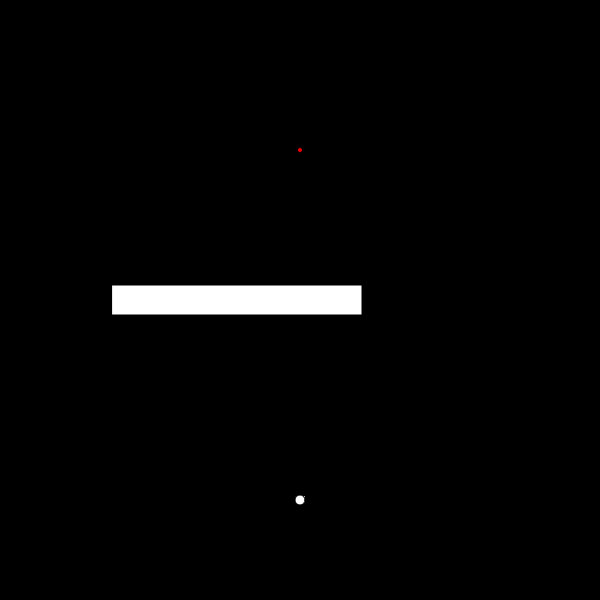
Frame 1 (no input)
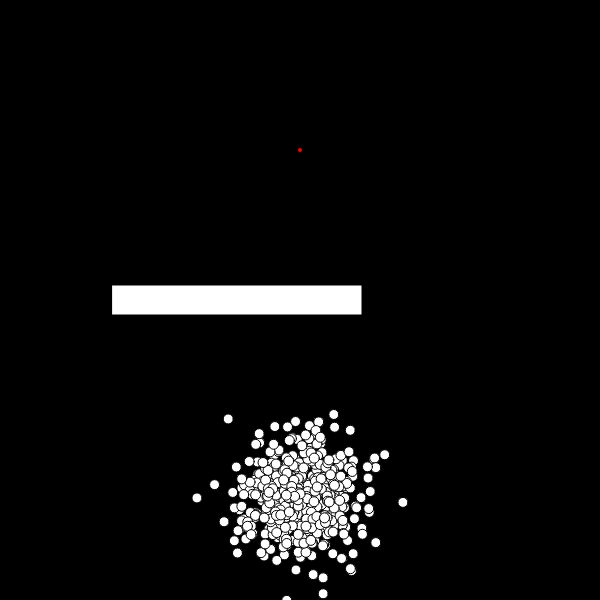
Frame 60 (no input)
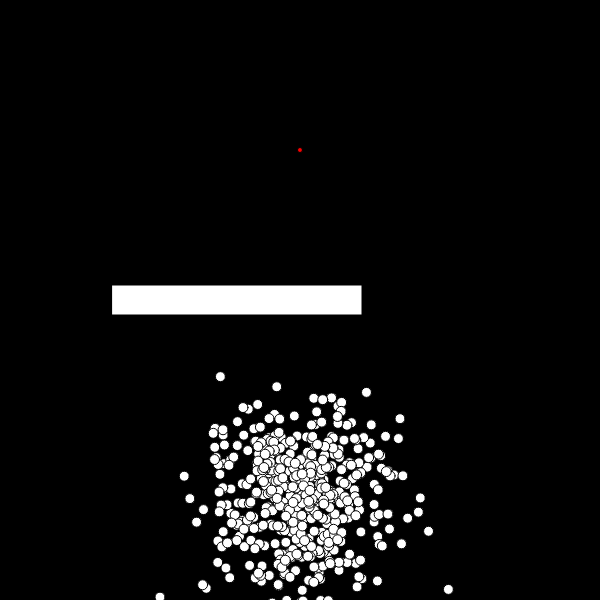
Frame 120 (the mouse pressed at the canvas centre since frame 60)

The p5.js sketch that drew these frames (run headless with seeded random() and noise() and a simulated clock; from frame 60 on, the mouse is pressed at the canvas centre):

// p5.js sketch
// ── sketch.js
let bugs = [];
let size = 500; //the size of the population for each generation
let currentPopulation = size; //amount of bugs alive at any given time
let speed = 10; //the speed at which the bugs can move
let counter = 0; //an integer to keep count of the steps

//start x and y initialise the start point of all the bugs
//end x and y initialise the goal of the bugs
let startX = 300;
let startY = 500;
let endX = 300;
let endY = 150;

//dnaLength is the lifespan of all the bugs, this determines the amount of "steps" they can take before they dissappear
let dnaLength = 1000;

//this is the variable which indicates which generation of bugs we are in
let generation = 1;
let newGen = false;

//the closest a bug has gotten to the goal in each generation and it's index in the bugs[] array
let shortestDistance = 10000;
let fittest = 1;
let fittestBug = [];

//the percent chance that the dna can get changed
let mutationChance = 0.2;
let mutationRate = 0.2;



function setup() {

    createCanvas(600, 600);
    for (let i = 0; i <= size; i++) {
        bugs[i] = new Bug;
    }
    var hit = false;
    //frameRate(9999999);

}

function draw() {
    background(0);

    fill(0, 255, 0);
    ellipse(startX, startY, 5, 5); //create the starting point

    fill(255, 0, 0);
    ellipse(endX, endY, 5, 5); //create the ending point

    fill(0, 0, 0);


    if (generation > 1) {
        if (newGen) {

            bugs.splice(0, size);

            for (let i = 0; i <= size; i++) {
                bugs[i] = new Bug;
            }
            newGen = false;
            counter = 0;
            currentPopulation = size;
            shortestDistance = 1000000;
        }
    }


    //Drawing all Bugs

    for (var i = 0; i < bugs.length; i++) {
        bugs[i].show();
        if (bugs[i].dead == false) {
            bugs[i].move();
            bugs[i].goalDistance = dist(bugs[i].x, bugs[i].y, endX, endY);
            if (bugs[i].goalDistance < bugs[i].minGoalDistance) {
                bugs[i].minGoalDistance = bugs[i].goalDistance
            }
        }





        if (bugs[i].dead == false) {
            if (bugs[i].x > 600 || bugs[i].x < 0) {
                //bugs.splice(i, 1);
                bugs[i].alive = false;
                bugs[i].dead = true;
                currentPopulation -= 1;
                break;
            }
            else if (bugs[i].y > 600 || bugs[i].y < 0) {
                //bugs.splice(i, 1);
                bugs[i].alive = false;
                bugs[i].dead = true;
                currentPopulation -= 1;
                break;
            }
        }

        //Collision system 
        hit = collideRectCircle(112, 285, 250, 30, bugs[i].x, bugs[i].y, 5);
        if (hit && bugs[i].alive == true) {
            //bugs.splice(i, 1);
            bugs[i].alive = false;
            bugs[i].dead = true;
            currentPopulation -= 1;
            break;
        }
    }



    //Drawing static obsticle
    rect(112, 285, 250, 30);
    //rect(112,285,250,30)
    //console.log(currentPopulation);

    //incrementing the generations if the bugs run out of dna
    counter++
    if (counter == dnaLength) {
        for (var i = 0; i < size; i++) {
            if (bugs[i].alive == true) {
                if (bugs[i].minGoalDistance < shortestDistance) {
                    shortestDistance = bugs[i].minGoalDistance;
                    fittest = i;
                }
            }
        }

        fittestBug = bugs[fittest].dna;

        // console.log(shortestDistance);
        // console.log(fittestBug);
        newGen = true;
        generation++;
    }


}

class Bug {
    constructor() {
        this.x = startX;
        this.y = startY;
        this.counter = 0;
        this.dna = [];
        this.alive = true;
        this.dead = false;
        this.goalDistance = 0.0;
        this.minGoalDistance = 999999;

        if (generation > 1) {
            for(var i = 0; i < dnaLength; i++){
                if (Math.random() <= mutationChance) {
                    this.dna[i] = Math.random()*fittestBug[i]*mutationRate;//(Math.random() * 2) - 1;
                }
                else {
                    this.dna[i] = fittestBug[i];
                }
            }
            
        }
        else {
            //initialising the DNA with random dnaLength    
            for (var i = 0; i < dnaLength; i++) {
                this.dna[i] = (Math.random() * 2) - 1;
            }
        }

        // this.x = Math.floor(Math.random() * 600);
        // this.y = Math.floor(Math.random() * 600);
    }

    show() {
        ellipse(this.x, this.y, 10, 10);
        fill(255, 255, 255);
    }

    move() {
        if (this.dead == false) {
            if (this.counter % 2 == 0 && this.counter <= dnaLength) {
                this.x += this.dna[this.counter] * speed;
            }
            else if (this.counter % 2 == 1 && this.counter <= dnaLength) {
                this.y += this.dna[this.counter] * speed;
            }
            else {
                this.x = this.x;
                this.y = this.y;
            }
            this.counter++;

            if (this.counter == dnaLength) {
                this.dead = true;
            }

        }
        else {
            this.x = this.x;
            this.y = this.y;
        }

        // this.x += ((Math.random() * 2) - 1) * speed;
        // this.y += ((Math.random() * 2) - 1) * speed;
    }
}

function mousePressed() {
    noLoop();
}








// ── collide2D.js
console.log("### p5.collide ###")

p5.prototype._collideDebug = false;

p5.prototype.collideDebug = function(debugMode){
    _collideDebug = debugMode;
}

/*~++~+~+~++~+~++~++~+~+~ 2D ~+~+~++~+~++~+~+~+~+~+~+~+~+~+~+*/

p5.prototype.collideRectRect = function (x, y, w, h, x2, y2, w2, h2) {
  //2d
  //add in a thing to detect rectMode CENTER
  if (x + w >= x2 &&    // r1 right edge past r2 left
      x <= x2 + w2 &&    // r1 left edge past r2 right
      y + h >= y2 &&    // r1 top edge past r2 bottom
      y <= y2 + h2) {    // r1 bottom edge past r2 top
        return true;
  }
  return false;
};

p5.prototype.collideRectCircle = function (rx, ry, rw, rh, cx, cy, diameter) {
  //2d
  // temporary variables to set edges for testing
  var testX = cx;
  var testY = cy;

  // which edge is closest?
  if (cx < rx){         testX = rx       // left edge
  }else if (cx > rx+rw){ testX = rx+rw  }   // right edge

  if (cy < ry){         testY = ry       // top edge
  }else if (cy > ry+rh){ testY = ry+rh }   // bottom edge

  // // get distance from closest edges
  var distance = this.dist(cx,cy,testX,testY)

  // if the distance is less than the radius, collision!
  if (distance <= diameter/2) {
    return true;
  }
  return false;
};

p5.prototype.collideCircleCircle = function (x, y,d, x2, y2, d2) {
//2d
  if( this.dist(x,y,x2,y2) <= (d/2)+(d2/2) ){
    return true;
  }
  return false;
};

p5.prototype.collidePointCircle = function (x, y, cx, cy, d) {
//2d
if( this.dist(x,y,cx,cy) <= d/2 ){
  return true;
}
return false;
};

p5.prototype.collidePointEllipse = function (x, y, cx, cy, dx, dy) {
  //2d
  var rx = dx/2, ry = dy/2;
  // Discarding the points outside the bounding box
  if (x > cx + rx || x < cx - rx ||y > cy + ry || y < cy - ry) {
		return false;
  }
  // Compare the point to its equivalent on the ellipse
  var xx = x - cx, yy = y - cy;
  var eyy = ry * this.sqrt(this.abs(rx * rx - xx * xx)) / rx;
  return yy <= eyy && yy >= -eyy;
};

p5.prototype.collidePointRect = function (pointX, pointY, x, y, xW, yW) {
//2d
if (pointX >= x &&         // right of the left edge AND
    pointX <= x + xW &&    // left of the right edge AND
    pointY >= y &&         // below the top AND
    pointY <= y + yW) {    // above the bottom
        return true;
}
return false;
};

p5.prototype.collidePointLine = function(px,py,x1,y1,x2,y2, buffer){
  // get distance from the point to the two ends of the line
var d1 = this.dist(px,py, x1,y1);
var d2 = this.dist(px,py, x2,y2);

// get the length of the line
var lineLen = this.dist(x1,y1, x2,y2);

// since floats are so minutely accurate, add a little buffer zone that will give collision
if (buffer === undefined){ buffer = 0.1; }   // higher # = less accurate

// if the two distances are equal to the line's length, the point is on the line!
// note we use the buffer here to give a range, rather than one #
if (d1+d2 >= lineLen-buffer && d1+d2 <= lineLen+buffer) {
  return true;
}
return false;
}

p5.prototype.collideLineCircle = function( x1,  y1,  x2,  y2,  cx,  cy,  diameter) {
  // is either end INSIDE the circle?
  // if so, return true immediately
  var inside1 = this.collidePointCircle(x1,y1, cx,cy,diameter);
  var inside2 = this.collidePointCircle(x2,y2, cx,cy,diameter);
  if (inside1 || inside2) return true;

  // get length of the line
  var distX = x1 - x2;
  var distY = y1 - y2;
  var len = this.sqrt( (distX*distX) + (distY*distY) );

  // get dot product of the line and circle
  var dot = ( ((cx-x1)*(x2-x1)) + ((cy-y1)*(y2-y1)) ) / this.pow(len,2);

  // find the closest point on the line
  var closestX = x1 + (dot * (x2-x1));
  var closestY = y1 + (dot * (y2-y1));

  // is this point actually on the line segment?
  // if so keep going, but if not, return false
  var onSegment = this.collidePointLine(closestX,closestY,x1,y1,x2,y2);
  if (!onSegment) return false;

  // draw a debug circle at the closest point on the line
  if(this._collideDebug){
    this.ellipse(closestX, closestY,10,10);
  }

  // get distance to closest point
  distX = closestX - cx;
  distY = closestY - cy;
  var distance = this.sqrt( (distX*distX) + (distY*distY) );

  if (distance <= diameter/2) {
    return true;
  }
  return false;
}

p5.prototype.collideLineLine = function(x1, y1, x2, y2, x3, y3, x4, y4,calcIntersection) {

  var intersection;

  // calculate the distance to intersection point
  var uA = ((x4-x3)*(y1-y3) - (y4-y3)*(x1-x3)) / ((y4-y3)*(x2-x1) - (x4-x3)*(y2-y1));
  var uB = ((x2-x1)*(y1-y3) - (y2-y1)*(x1-x3)) / ((y4-y3)*(x2-x1) - (x4-x3)*(y2-y1));

  // if uA and uB are between 0-1, lines are colliding
  if (uA >= 0 && uA <= 1 && uB >= 0 && uB <= 1) {

    if(this._collideDebug || calcIntersection){
      // calc the point where the lines meet
      var intersectionX = x1 + (uA * (x2-x1));
      var intersectionY = y1 + (uA * (y2-y1));
    }

    if(this._collideDebug){
      this.ellipse(intersectionX,intersectionY,10,10);
    }

    if(calcIntersection){
      intersection = {
        "x":intersectionX,
        "y":intersectionY
      }
      return intersection;
    }else{
      return true;
    }
  }
  if(calcIntersection){
    intersection = {
      "x":false,
      "y":false
    }
    return intersection;
  }
  return false;
}

p5.prototype.collideLineRect = function(x1, y1, x2, y2, rx, ry, rw, rh, calcIntersection) {

  // check if the line has hit any of the rectangle's sides. uses the collideLineLine function above
  var left, right, top, bottom, intersection;

  if(calcIntersection){
     left =   this.collideLineLine(x1,y1,x2,y2, rx,ry,rx, ry+rh,true);
     right =  this.collideLineLine(x1,y1,x2,y2, rx+rw,ry, rx+rw,ry+rh,true);
     top =    this.collideLineLine(x1,y1,x2,y2, rx,ry, rx+rw,ry,true);
     bottom = this.collideLineLine(x1,y1,x2,y2, rx,ry+rh, rx+rw,ry+rh,true);
     intersection = {
        "left" : left,
        "right" : right,
        "top" : top,
        "bottom" : bottom
    }
  }else{
    //return booleans
     left =   this.collideLineLine(x1,y1,x2,y2, rx,ry,rx, ry+rh);
     right =  this.collideLineLine(x1,y1,x2,y2, rx+rw,ry, rx+rw,ry+rh);
     top =    this.collideLineLine(x1,y1,x2,y2, rx,ry, rx+rw,ry);
     bottom = this.collideLineLine(x1,y1,x2,y2, rx,ry+rh, rx+rw,ry+rh);
  }

  // if ANY of the above are true, the line has hit the rectangle
  if (left || right || top || bottom) {
    if(calcIntersection){
      return intersection;
    }
    return true;
  }
  return false;
}


p5.prototype.collidePointPoly = function(px, py, vertices) {
  var collision = false;

  // go through each of the vertices, plus the next vertex in the list
  var next = 0;
  for (var current=0; current<vertices.length; current++) {

    // get next vertex in list if we've hit the end, wrap around to 0
    next = current+1;
    if (next == vertices.length) next = 0;

    // get the PVectors at our current position this makes our if statement a little cleaner
    var vc = vertices[current];    // c for "current"
    var vn = vertices[next];       // n for "next"

    // compare position, flip 'collision' variable back and forth
    if (((vc.y > py && vn.y < py) || (vc.y < py && vn.y > py)) &&
         (px < (vn.x-vc.x)*(py-vc.y) / (vn.y-vc.y)+vc.x)) {
            collision = !collision;
    }
  }
  return collision;
}

// POLYGON/CIRCLE
p5.prototype.collideCirclePoly = function(cx, cy, diameter, vertices, interior) {

  if (interior == undefined){
    interior = false;
  }

  // go through each of the vertices, plus the next vertex in the list
  var next = 0;
  for (var current=0; current<vertices.length; current++) {

    // get next vertex in list if we've hit the end, wrap around to 0
    next = current+1;
    if (next == vertices.length) next = 0;

    // get the PVectors at our current position this makes our if statement a little cleaner
    var vc = vertices[current];    // c for "current"
    var vn = vertices[next];       // n for "next"

    // check for collision between the circle and a line formed between the two vertices
    var collision = this.collideLineCircle(vc.x,vc.y, vn.x,vn.y, cx,cy,diameter);
    if (collision) return true;
  }

  // test if the center of the circle is inside the polygon
  if(interior == true){
    var centerInside = this.collidePointPoly(cx,cy, vertices);
    if (centerInside) return true;
  }

  // otherwise, after all that, return false
  return false;
}

p5.prototype.collideRectPoly = function( rx, ry, rw, rh, vertices, interior) {
  if (interior == undefined){
    interior = false;
  }

  // go through each of the vertices, plus the next vertex in the list
  var next = 0;
  for (var current=0; current<vertices.length; current++) {

    // get next vertex in list if we've hit the end, wrap around to 0
    next = current+1;
    if (next == vertices.length) next = 0;

    // get the PVectors at our current position this makes our if statement a little cleaner
    var vc = vertices[current];    // c for "current"
    var vn = vertices[next];       // n for "next"

    // check against all four sides of the rectangle
    var collision = this.collideLineRect(vc.x,vc.y,vn.x,vn.y, rx,ry,rw,rh);
    if (collision) return true;

    // optional: test if the rectangle is INSIDE the polygon note that this iterates all sides of the polygon again, so only use this if you need to
    if(interior == true){
      var inside = this.collidePointPoly(rx,ry, vertices);
      if (inside) return true;
    }
  }

  return false;
}

p5.prototype.collideLinePoly = function(x1, y1, x2, y2, vertices) {

  // go through each of the vertices, plus the next vertex in the list
  var next = 0;
  for (var current=0; current<vertices.length; current++) {

    // get next vertex in list if we've hit the end, wrap around to 0
    next = current+1;
    if (next == vertices.length) next = 0;

    // get the PVectors at our current position extract X/Y coordinates from each
    var x3 = vertices[current].x;
    var y3 = vertices[current].y;
    var x4 = vertices[next].x;
    var y4 = vertices[next].y;

    // do a Line/Line comparison if true, return 'true' immediately and stop testing (faster)
    var hit = this.collideLineLine(x1, y1, x2, y2, x3, y3, x4, y4);
    if (hit) {
      return true;
    }
  }
  // never got a hit
  return false;
}

p5.prototype.collidePolyPoly = function(p1, p2, interior) {
  if (interior == undefined){
    interior = false;
  }

  // go through each of the vertices, plus the next vertex in the list
  var next = 0;
  for (var current=0; current<p1.length; current++) {

    // get next vertex in list, if we've hit the end, wrap around to 0
    next = current+1;
    if (next == p1.length) next = 0;

    // get the PVectors at our current position this makes our if statement a little cleaner
    var vc = p1[current];    // c for "current"
    var vn = p1[next];       // n for "next"

    //use these two points (a line) to compare to the other polygon's vertices using polyLine()
    var collision = this.collideLinePoly(vc.x,vc.y,vn.x,vn.y,p2);
    if (collision) return true;

    //check if the 2nd polygon is INSIDE the first
    if(interior == true){
      collision = this.collidePointPoly(p2[0].x, p2[0].y, p1);
      if (collision) return true;
    }
  }

  return false;
}

p5.prototype.collidePointTriangle = function(px, py, x1, y1, x2, y2, x3, y3) {

  // get the area of the triangle
  var areaOrig = this.abs( (x2-x1)*(y3-y1) - (x3-x1)*(y2-y1) );

  // get the area of 3 triangles made between the point and the corners of the triangle
  var area1 =    this.abs( (x1-px)*(y2-py) - (x2-px)*(y1-py) );
  var area2 =    this.abs( (x2-px)*(y3-py) - (x3-px)*(y2-py) );
  var area3 =    this.abs( (x3-px)*(y1-py) - (x1-px)*(y3-py) );

  // if the sum of the three areas equals the original, we're inside the triangle!
  if (area1 + area2 + area3 == areaOrig) {
    return true;
  }
  return false;
}

p5.prototype.collidePointPoint = function (x,y,x2,y2, buffer) {
    if(buffer == undefined){
      buffer = 0;
    }

    if(this.dist(x,y,x2,y2) <= buffer){
      return true;
    }

  return false;
};

p5.prototype.collidePointArc = function(px, py, ax, ay, arcRadius, arcHeading, arcAngle, buffer) {

  if (buffer == undefined) {
    buffer = 0;
  }
  // point
  var point = this.createVector(px, py);
  // arc center point
  var arcPos = this.createVector(ax, ay);
  // arc radius vector
  var radius = this.createVector(arcRadius, 0).rotate(arcHeading);

  var pointToArc = point.copy().sub(arcPos);

  if (point.dist(arcPos) <= (arcRadius + buffer)) {
    var dot = radius.dot(pointToArc);
    var angle = radius.angleBetween(pointToArc);
    if (dot > 0 && angle <= arcAngle / 2 && angle >= -arcAngle / 2) {
      return true;
    }
  }
  return false;
}
